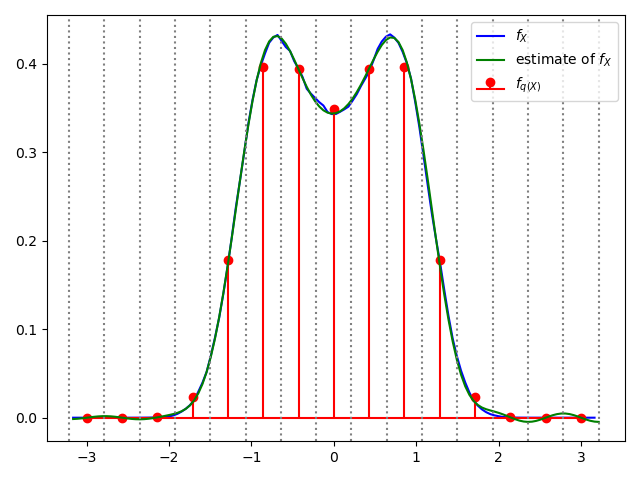

Python code for this plot:
import numpy as np
import matplotlib.pyplot as plt
from scipy.stats import ecdf
from scipy.special import sinc
from scipy.differentiate import derivative


def X(t):
    return (
        0.2
        * np.sin(
            2 * np.pi * 0.75 * t
            + np.random.uniform(0, 2 * np.pi, 1)
        )
        + np.sin(
            2 * np.pi * 1.5 * t
            + np.random.uniform(0, 2 * np.pi, 1)
        )
        + 0.3 * np.random.randn(t.size)
    )


N = 10000
F_s = 16  # sampling freq
N_s = 64  # sample duration
T = np.linspace(
    0, N_s / F_s, N_s, endpoint=False
)
# quantisation level both in pos and neg
numLevels = 7
deltaQ = 3.0 / numLevels

XN = np.array([X(T) for nn in range(N)])


def quantize(x, deltaQ, levels):
    q = np.round(x / deltaQ) * deltaQ
    q[q < (-levels - 0.5) * deltaQ] = (
        -levels * deltaQ
    )
    q[q > (levels + 0.5) * deltaQ] = (
        levels * deltaQ
    )
    centers = np.linspace(
        -levels * deltaQ,
        +levels * deltaQ,
        2 * levels + 1,
        endpoint=True,
    )
    edges = np.concatenate(
        [
            centers - deltaQ / 2,
            [centers[-1] + deltaQ / 2],
        ]
    )
    return q, centers, edges


def empirical_pdf(x, edges):
    density_eval = np.linspace(
        edges[0],
        edges[-1],
        int(20 * (edges[-1] - edges[0])),
    )
    # |\Cref{eq:random:cdf}|
    x_ecdf = ecdf(x.flatten()).cdf

    # |\Cref{eq:random:pdf_approx}|
    x_ecfd_vals = x_ecdf.evaluate(density_eval)

    # numerical differentiation
    x_epdf = (
        0.5
        * (x_ecfd_vals[2:] - x_ecfd_vals[:-2])
        / np.diff(density_eval)[0]
    )

    return x_epdf, density_eval[1:]


def lin_extrplt(x, n: tuple[int]):
    diff = np.diff(x)[[0, -1]]
    return np.concatenate(
        [
            x[0]
            - np.arange(1, n[0] + 1)[::-1]
            * diff[0],
            x,
            x[-1]
            + np.arange(1, n[1] + 1) * diff[1],
        ]
    )


def sinc_deriv(x):
    return np.where(
        np.isclose(x, 0),
        np.zeros_like(x),
        ((np.cos(np.pi * x) - sinc(x)) / x),
    )


def invert_quant(X_f_q, evalGrid, centers):
    sinc_shift = np.diff(centers)[0]
    X_f_q_sum = np.cumsum(X_f_q)

    # periodifizierung vermeided ringing
    padded_centers = lin_extrplt(
        centers, (0, X_f_q_sum.size)
    )
    X_f_q_sum = np.concatenate(
        [X_f_q_sum, X_f_q_sum[::-1]]
    )

    return sinc_deriv(
        np.add.outer(
            evalGrid,
            -padded_centers - sinc_shift / 2,
        )
        / sinc_shift
    ).dot(X_f_q_sum)


XN_q, centers, edges = quantize(
    XN, deltaQ, numLevels
)
XN_f, density_eval = empirical_pdf(
    XN.flatten(), edges
)
XN_f_q, _ = np.histogram(
    XN_q, edges, density=True
)

XN_f_ipol = invert_quant(
    XN_f_q, density_eval, centers
)

plt.figure(layout="tight")

plt.plot(
    density_eval[:-1],
    XN_f,
    color="b",
    label="$f_X$",
)
plt.stem(
    centers,
    XN_f_q,
    markerfmt="r",
    basefmt="r",
    linefmt="r",
    label="$f_{q(X)}$",
)

plt.plot(
    density_eval,
    XN_f_ipol,
    color="g",
    label="estimate of $f_X$",
)
[
    plt.axvline(ee, color="grey", linestyle=":")
    for ee in edges
]
plt.legend()

plt.savefig("quantization3.png")
